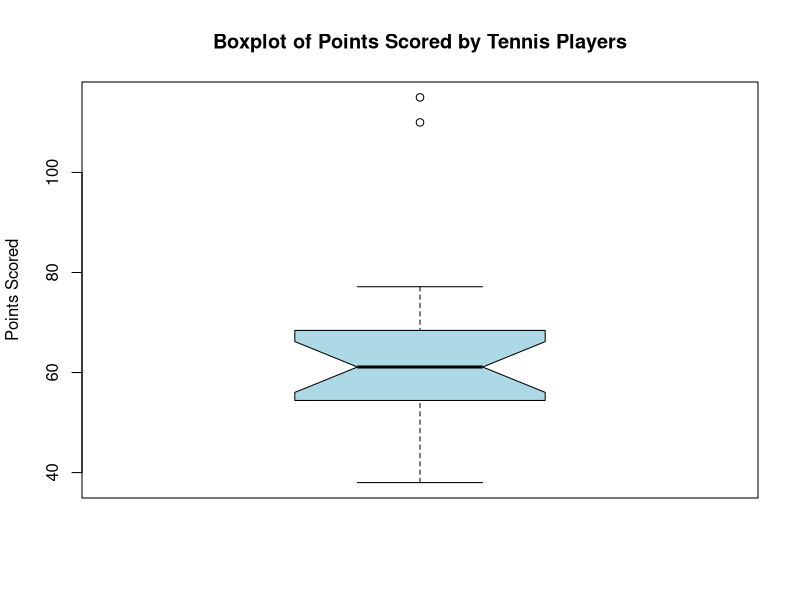

Recreate this plot in R.
set.seed(123)  
points_scored <- c(rnorm(15, mean = 60, sd = 10), 110, 115, 40, 38)
boxplot(points_scored, 
        main = "Boxplot of Points Scored by Tennis Players",
        ylab = "Points Scored",
        col = "lightblue", 
        border = "black",
        notch = TRUE)  
